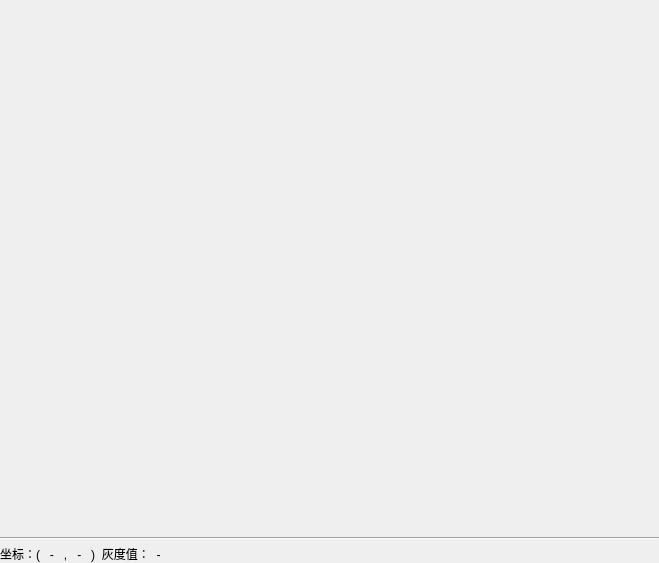
<?xml version="1.0" encoding="UTF-8"?>
<ui version="4.0">
 <class>ImageViewerHalcon</class>
 <widget class="QWidget" name="ImageViewerHalcon">
  <property name="geometry">
   <rect>
    <x>0</x>
    <y>0</y>
    <width>659</width>
    <height>563</height>
   </rect>
  </property>
  <property name="windowTitle">
   <string>Form</string>
  </property>
  <layout class="QVBoxLayout" name="verticalLayout">
   <property name="spacing">
    <number>0</number>
   </property>
   <property name="leftMargin">
    <number>0</number>
   </property>
   <property name="topMargin">
    <number>0</number>
   </property>
   <property name="rightMargin">
    <number>0</number>
   </property>
   <property name="bottomMargin">
    <number>0</number>
   </property>
   <item>
    <layout class="QVBoxLayout" name="verticalLayout_2">
     <property name="spacing">
      <number>0</number>
     </property>
     <property name="topMargin">
      <number>0</number>
     </property>
     <item>
      <widget class="QLabel" name="label_Img">
       <property name="sizePolicy">
        <sizepolicy hsizetype="Preferred" vsizetype="Expanding">
         <horstretch>0</horstretch>
         <verstretch>0</verstretch>
        </sizepolicy>
       </property>
       <property name="text">
        <string/>
       </property>
      </widget>
     </item>
     <item>
      <widget class="Line" name="line">
       <property name="orientation">
        <enum>Qt::Horizontal</enum>
       </property>
      </widget>
     </item>
     <item>
      <layout class="QHBoxLayout" name="horizontalLayout">
       <property name="topMargin">
        <number>5</number>
       </property>
       <item>
        <widget class="QLabel" name="label">
         <property name="sizePolicy">
          <sizepolicy hsizetype="Expanding" vsizetype="Preferred">
           <horstretch>0</horstretch>
           <verstretch>0</verstretch>
          </sizepolicy>
         </property>
         <property name="text">
          <string>坐标：(   -   ,   -   )  灰度值：  -  </string>
         </property>
        </widget>
       </item>
      </layout>
     </item>
    </layout>
   </item>
  </layout>
 </widget>
 <resources/>
 <connections/>
</ui>
